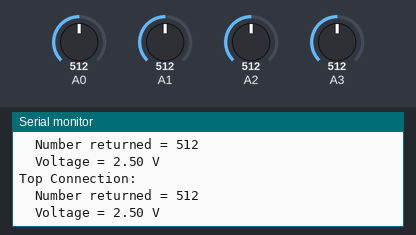
The sketch below on a simulated Arduino Uno, built with avr-gcc and run on an emulated ATmega328P. On the bench: the last lines printed to the serial monitor. The inputs (shaded band) are chosen by the test bench; at power-on: A0 = 512, A1 = 512, A2 = 512, A3 = 512.

Above: at 6.8 s.
6.9 s: A0 set to 716
At 8.1 s:
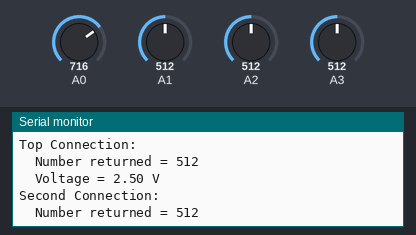
13.6 s: A1 set to 306
At 13.6 s:
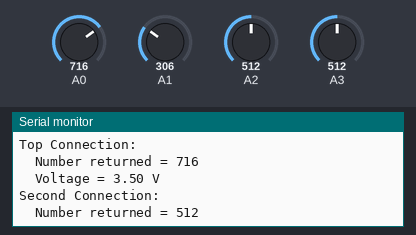
20.3 s: A2 set to 992
At 20.7 s:
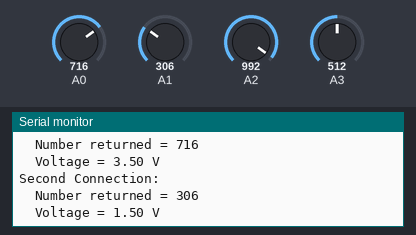
27.0 s: A3 set to 30
At 27.4 s:
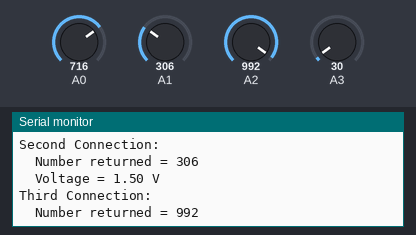
Timing chart, 0 to 30.0 s (numbered marks = the images above; inputs shaded):
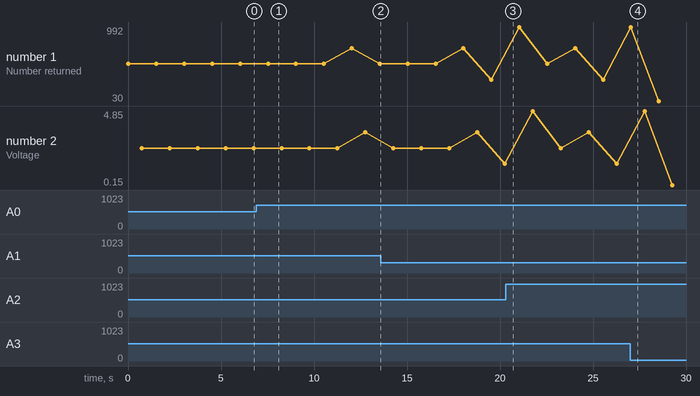

Measured:
- plotted number 1: 512 → 306 after the input at 13.6 s, 306 → 30 after the input at 27.0 s
- plotted number 2: 2.5 → 3.5 after the input at 6.9 s, 3.5 → 1.5 after the input at 13.6 s

The sketch:

Spalding_BME470_Arduino7.ino
```cpp
//Sarah Spaling  4/1/22   Arduino 7
//Goal: read the voltage using A/D converter
void setup() {
  Serial.begin(9600);     //set baud rate
}

void loop() {
  int pinOne = analogRead(A0);                                                                                            //setup pin A0 as an analog read
  Serial.print("Top Connection: ");Serial.println();                                                                      //put in pretty words
  Serial.print('\t');Serial.print("Number returned = "); Serial.print(pinOne); Serial.println();                          //print what the pin is reading
  delay(750);                                                                                                             //delay 0.75 seconds
  float voltageOne = pinOne*(5.0/1023.0);                                                                                 //calculate voltage
  Serial.print('\t');Serial.print("Voltage = ");Serial.print(voltageOne);Serial.print(" V");Serial.println();             //print voltage
  delay(750);                                                                                                             //delay 0.75 seconds

  int pinTwo = analogRead(A1);                                                                                            //setup pin A1 as an analog read
  Serial.print("Second Connection: ");Serial.println();                                                                   //put in pretty words
  Serial.print('\t');Serial.print("Number returned = "); Serial.print(pinTwo);Serial.println();                           //print what the pin is reading
  delay(750);                                                                                                             //delay 0.75 seconds
  float voltageTwo = pinTwo*(5.0/1023.0);                                                                                 //calculate voltage
  Serial.print('\t');Serial.print("Voltage = ");Serial.print(voltageTwo);Serial.print(" V");Serial.println();             //print voltage
  delay(750);                                                                                                             //delay 0.75 seconds

  int pinThree = analogRead(A2);                                                                                          //setup pin A2 as an analog read
  Serial.print("Third Connection: ");Serial.println();                                                                    //put in pretty words
  Serial.print('\t');Serial.print("Number returned = ");Serial.print(pinThree);Serial.println();                          //print what the pin is reading
  delay(750);                                                                                                             //delay 0.75 seconds
  float voltageThree = pinThree*(5.0/1023.0);                                                                             //calculate voltage
  Serial.print('\t');Serial.print("Voltage = "); Serial.print(voltageThree);Serial.print(" V");Serial.println();          //print voltage
  delay(750);                                                                                                             //delay 0.75 seconds

  int pinFour = analogRead(A3);                                                                                           //setup pin A3 as an analog read
  Serial.print("Bottom Connection: "); Serial.println();                                                                  //put in pretty words
  Serial.print('\t');Serial.print("Number returned = "); Serial.print(pinFour); Serial.println();                         //print what the pin is reading
  delay(750);                                                                                                             //delay 0.75 seconds
  float voltageFour = pinFour*(5.0/1023.0);                                                                               //calculate voltage
  Serial.print('\t');Serial.print("Voltage = "); Serial.print(voltageFour); Serial.print(" V");Serial.println();          //print voltage
  delay(750);                                                                                                             //delay 0.75 seconds

  Serial.println();Serial.println();                                                                                      //put in some lines between
}
```
